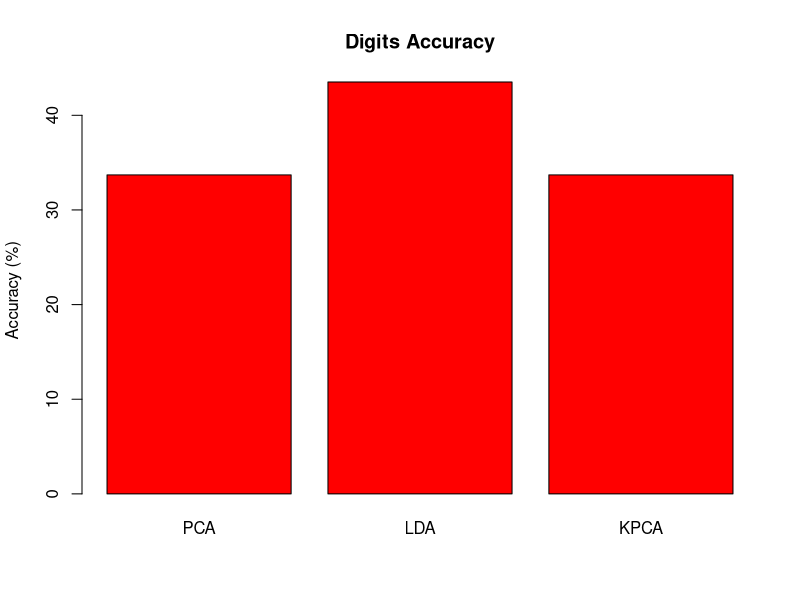
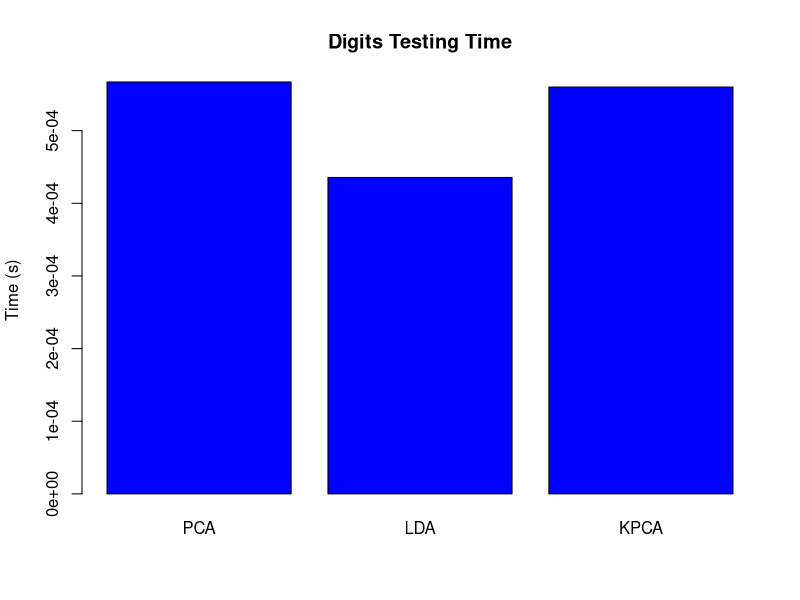
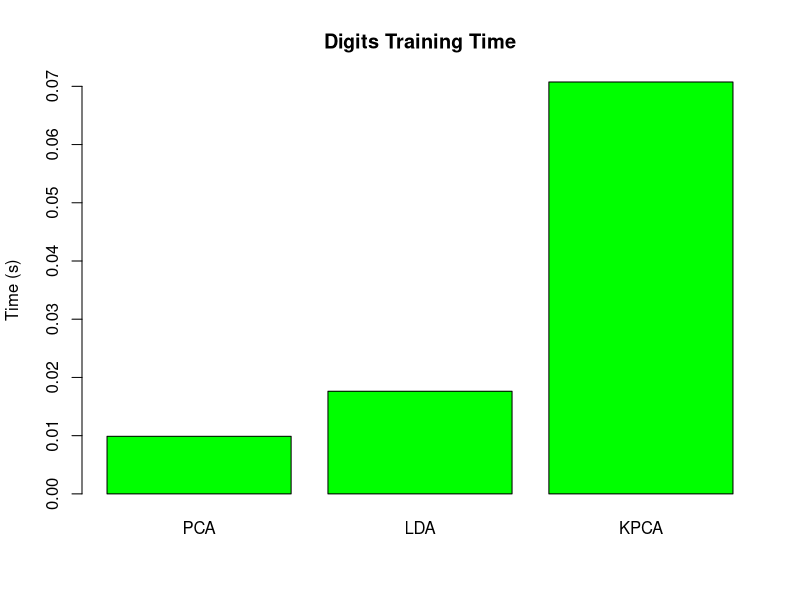
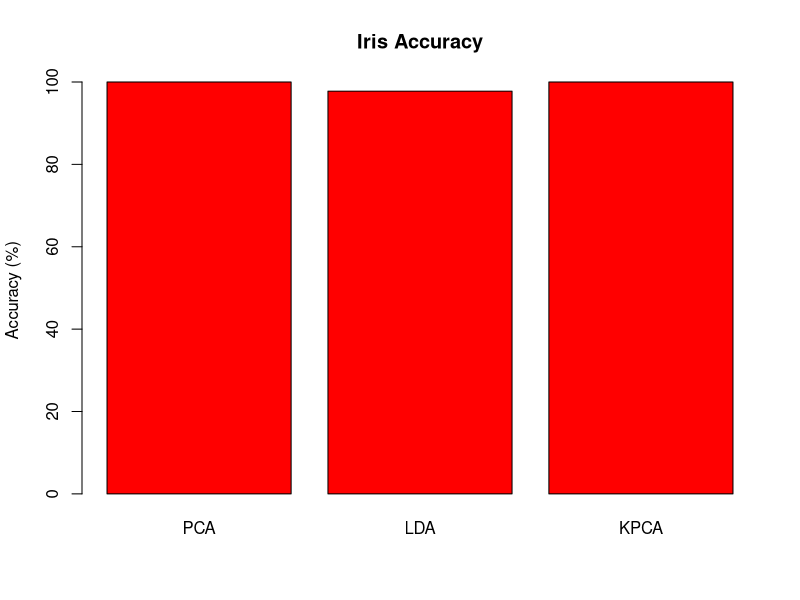
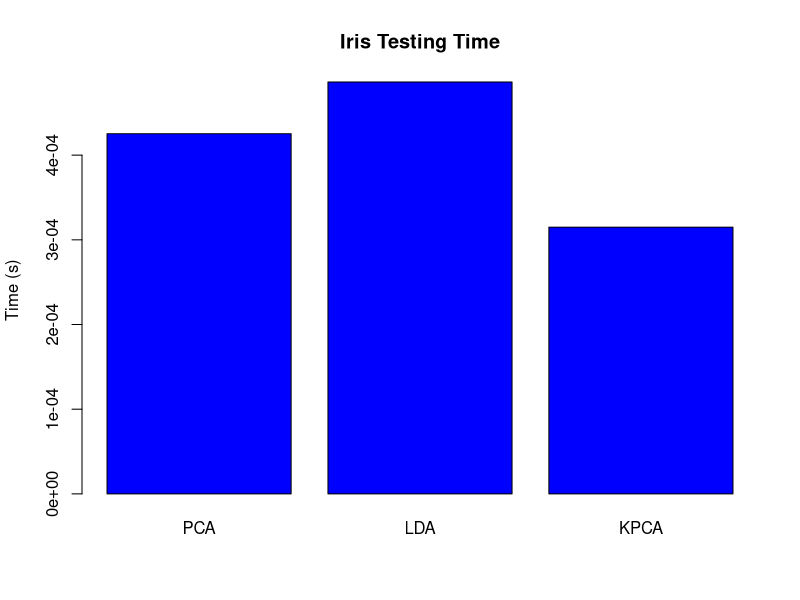
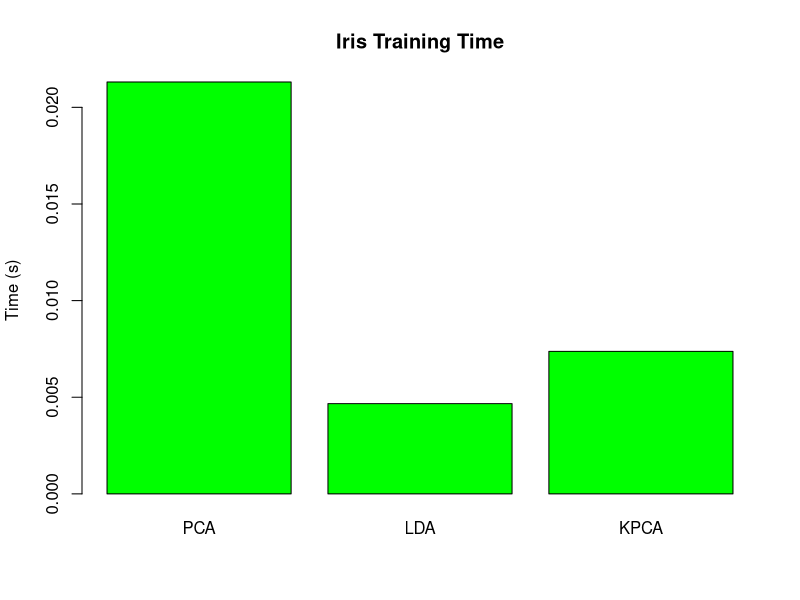
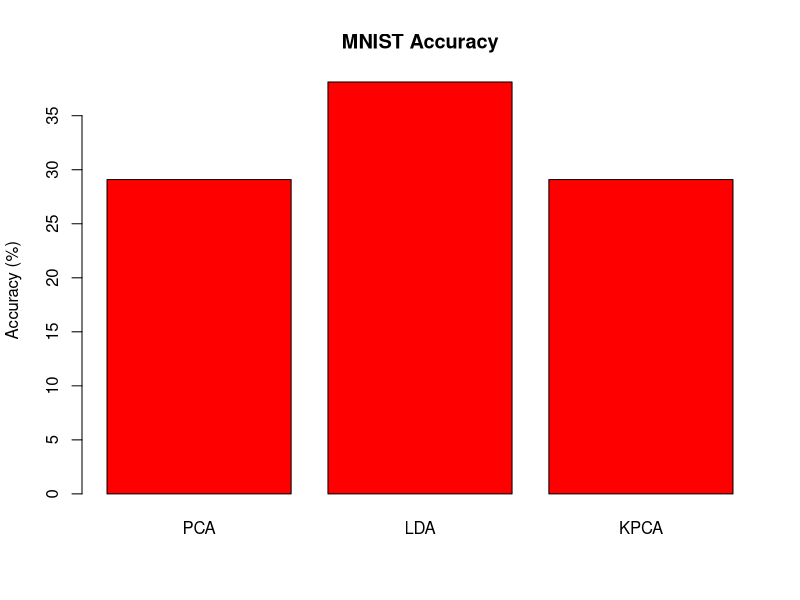
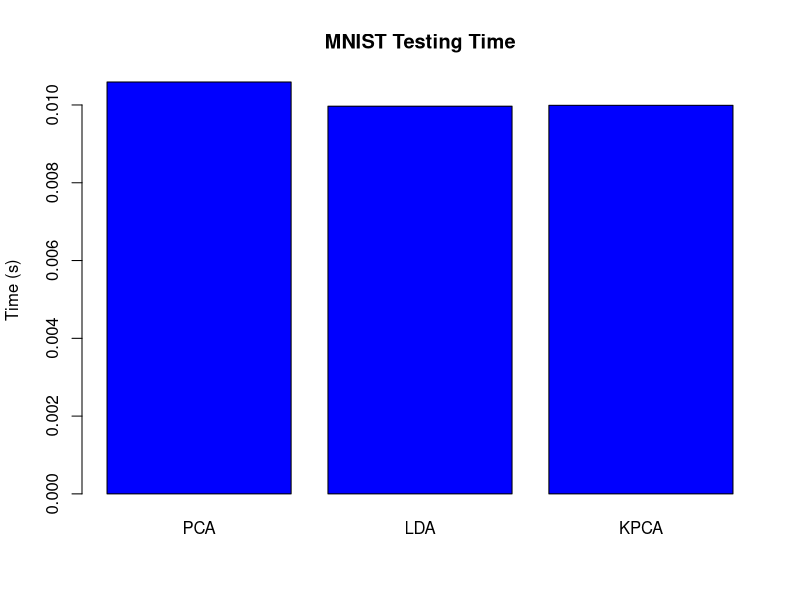

Reproduce these figures in R, in order.
digits_acc <- c(33.7037037037037,43.51851851851852,33.7037037037037)
digits_test <- c(0.0005669593811035156,0.0004355907440185547,0.0005600452423095703)
digits_train <- c(0.00989079475402832,0.017628192901611328,0.07074499130249023)
iris_acc <- c(100.0,97.77777777777777,100.0)
iris_test <- c(0.0004253387451171875,0.0004863739013671875,0.00031495094299316406)
iris_train <- c(0.021311521530151367,0.004669904708862305,0.007373332977294922)
mnist_acc <- c(29.09,38.12,29.09)
mnist_test <- c(0.010590791702270508,0.009968996047973633,0.00999140739440918)
mnist_train <- c(0.17634940147399902,1.2860329151153564,1.356687307357788)

names <- c("PCA", "LDA", "KPCA")

png(file="digits_acc.png")
barplot(digits_acc, names.arg=names, ylab="Accuracy (%)", col="red", main="Digits Accuracy")
dev.off()
png(file="digits_test.png")
barplot(digits_test, names.arg=names, ylab="Time (s)", col="blue", main="Digits Testing Time")
dev.off()
png(file="digits_train.png")
barplot(digits_train, names.arg=names, ylab="Time (s)", col="green", main="Digits Training Time")
dev.off()

png(file="iris_acc.png")
barplot(iris_acc, names.arg=names, ylab="Accuracy (%)", col="red", main="Iris Accuracy")
dev.off()
png(file="iris_test.png")
barplot(iris_test, names.arg=names, ylab="Time (s)", col="blue", main="Iris Testing Time")
dev.off()
png(file="iris_train.png")
barplot(iris_train, names.arg=names, ylab="Time (s)", col="green", main="Iris Training Time")
dev.off()

png(file="mnist_acc.png")
barplot(mnist_acc, names.arg=names, ylab="Accuracy (%)", col="red", main="MNIST Accuracy")
dev.off()
png(file="mnist_test.png")
barplot(mnist_test, names.arg=names, ylab="Time (s)", col="blue", main="MNIST Testing Time")
dev.off()
png(file="mnist_train.png")
barplot(mnist_train, names.arg=names, ylab="Time (s)", col="green", main="MNIST Training Time")
dev.off()
